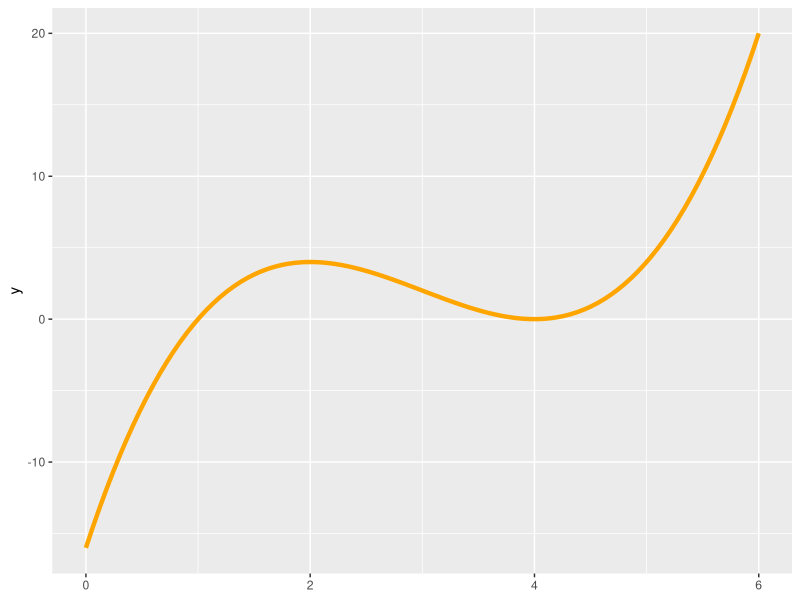
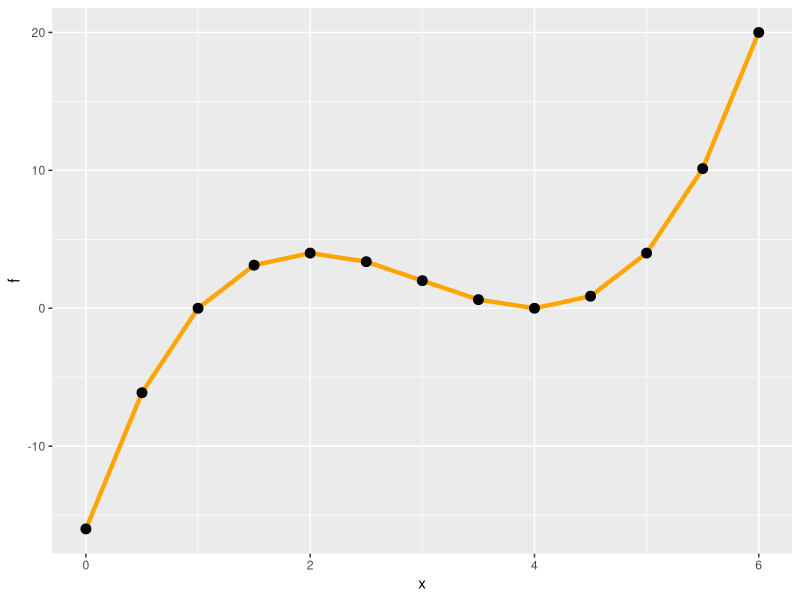
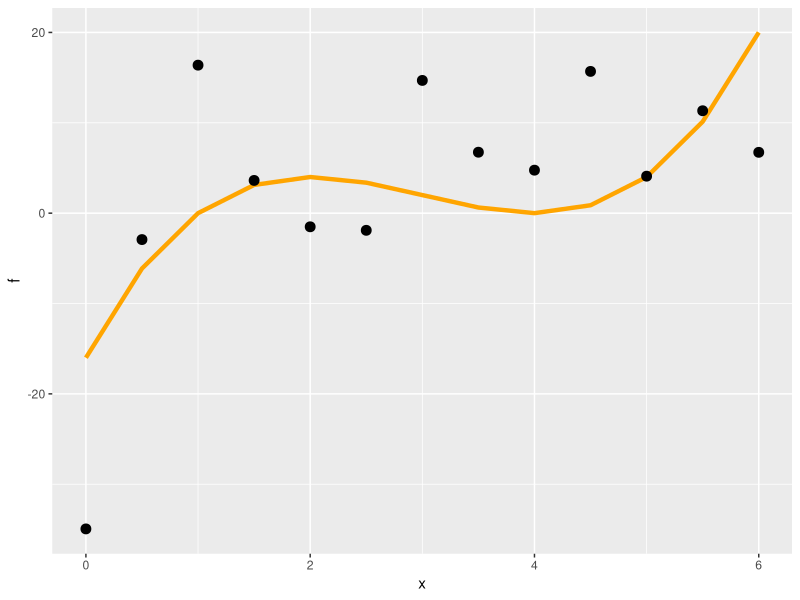
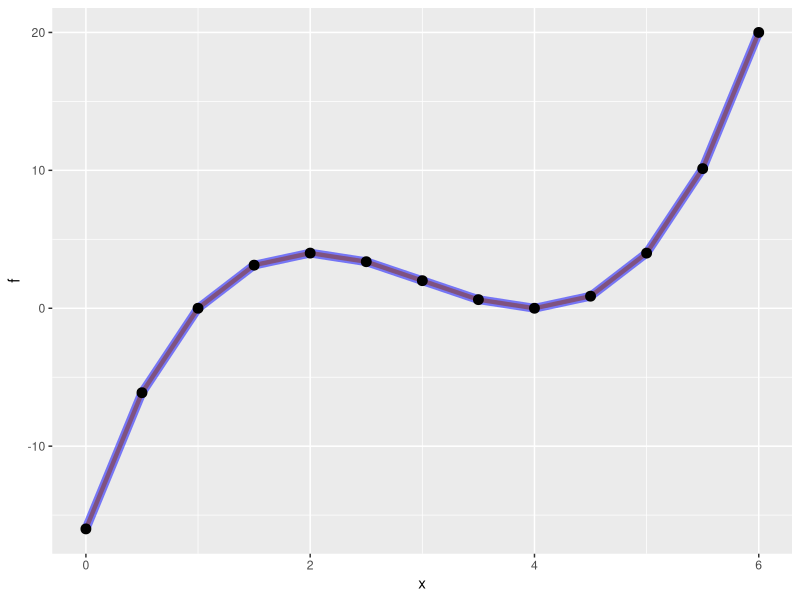
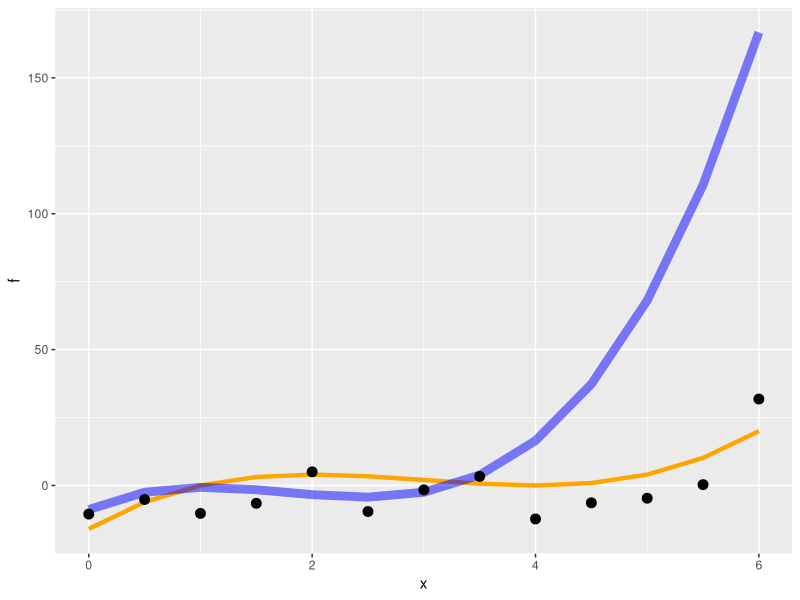
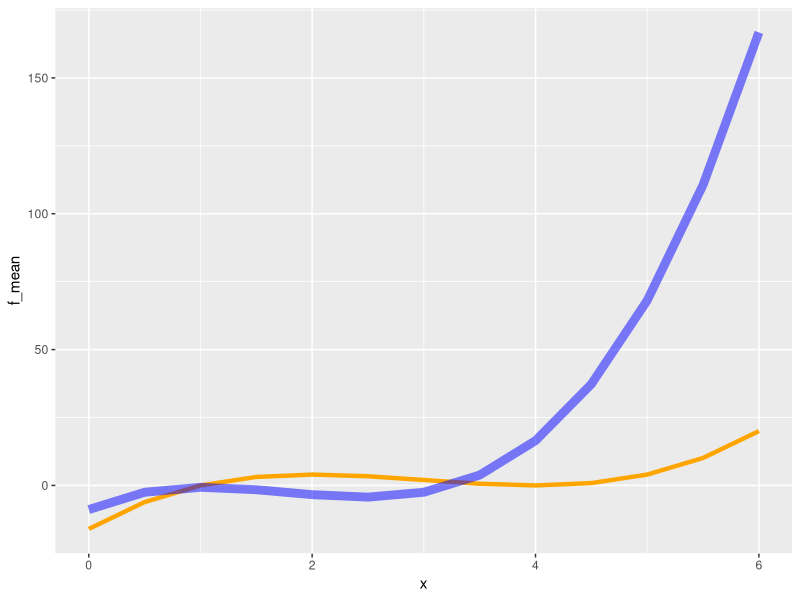

Recreate these plots in R, in order.
## ---- chunk 1
library(tidyverse)
## ---- chunk 2
# Define f, the conditional expectation function (ground truth)
f <- function(x) -16 + 24*x - 9*x^2 + x^3
ggplot() +
  geom_function(fun = f, xlim = c(0, 6), color = "orange", size = 1.5)
## ---- chunk 3
# Define draw, a function that draws a data sample
#   at    A vector of predictors x. If NULL (the default), predictors are drawn randomly between 0 and 6
#   sd    The standard deviation of epsilon
draw <- function(at = NULL, n, sd, fun = f) {
  if (is.null(at)) at <- runif(n = n, min = 0, max = 6) 
  tibble(x = at,
         f = f(x),
         epsilon = rnorm(n = length(x), mean = 0, sd = sd),
         y = f(x) + epsilon)
}
## ---- chunk 4
# `draw` mode 1: draw a sample of 5 observations, using random values of x
df <- draw(at = NULL, 5, 0)
df
## ---- chunk 5
# `draw` mode 2: draw a sample where the predictors are fixed at values from 0 to 6 in increments of 0.5
df2 <- draw(s <- seq(0,6,by=0.5),length(s), 10)
df2
## ---- chunk 6
# Plot f and y with a data sample of size 10, no noise (sd = 0)
df3 <- draw(s <- seq(0,6,by=0.5),length(s), 0)
df3

ggplot(data=df3) +
  geom_line(aes(x=x, y=f), color = 'orange', size = 1.5)+
  geom_point(aes(x=x, y=y), color = 'black', size = 3)
## ---- chunk 7
# Plot f and y with a data sample of size 10, more noise (sd = 10)
df4 <- draw(s <- seq(0,6,by=0.5),length(s), 10)
df4

ggplot(data=df4) +
  geom_line(aes(x=x, y=f), color = 'orange', size = 1.5)+
  geom_point(aes(x=x, y=y), color = 'black', size = 3)
## ---- chunk 8
# Define f_hat, the machine learning algorithm. 
# Output
#   A data frame consisting of x from test_data and the corresponding predictions y_hat = f_hat(x)
f_hat <- function(test_data, training_data, deg) {
  y_hat <- lm(y ~ poly(x, degree = deg, raw = TRUE), data = training_data) %>% 
    predict.lm(newdata = test_data)
  mutate(test_data, y_hat = y_hat)
}
## ---- chunk 9
# Plot f with a training data and test data predictions
sd <- 0
test_data <- draw(s <- seq(0,6,by=0.5),length(s), 0)
training_data <- draw(at = NULL, 5, 0)
deg <- 3

df6 <- f_hat(test_data, training_data, deg)

ggplot(data=df6) +
  geom_line(aes(x=x, y=f), color = 'orange', size = 1.5)+
  geom_line(aes(x=x, y=y_hat), color = 'blue', size = 3, alpha = 0.5)+
  geom_point(aes(x=x, y=y), color = 'black', size = 3)
## ---- chunk 10
# Plot f with a training data and test data predictions
sd <- 10
test_data <- draw(s <- seq(0,6,by=0.5),length(s), 10)
training_data <- draw(at = NULL, 5, 10)
deg <- 3

df6 <- f_hat(test_data, training_data, deg)

ggplot(data=df6) +
  geom_line(aes(x=x, y=f), color = 'orange', size = 1.5)+
  geom_line(aes(x=x, y=y_hat), color = 'blue', size = 3, alpha = 0.5)+
  geom_point(aes(x=x, y=y), color = 'black', size = 3)

## ---- chunk 11
# How many iterations (start with 2 iterations, then increase to 1,000 once the code is working)
iters <- 1000

# Create an empty list to store the output from each iteration of the for loop
f_hat_list <- vector("list", iters)

for (i in 1:iters) {
  f_hat_list[[i]] <- df6
}

## ---- chunk 12
f_hat_sum <- bind_rows(f_hat_list) %>%
 group_by(x) %>%
  summarise(y_hat_mean = mean(y_hat), f_mean = mean(f), mse = mean((f-y_hat)^2), noise = mean((epsilon)^2), variance = var(y_hat), bias_squared = mse - noise - variance)

f_hat_sum
## ---- chunk 13
ggplot(data=f_hat_sum) +
  geom_line(aes(x=x, y=f_mean), color = 'orange', size = 1.5)+
  geom_line(aes(x=x, y=y_hat_mean), color = 'blue', size = 3, alpha = 0.5)
## ---- chunk 14
# Average MSE when estimating f as a cubic function of x
iters <- 1000

deg <- 3
f_hat_list <- vector("list", iters)

for (i in 1:iters) {
  f_hat_list[[i]] = f_hat(test_data, training_data, deg)
}

f_hat_sum_deg3 <- bind_rows(f_hat_list) %>%
  group_by(x) %>%
  summarise(y_hat_mean = mean(y_hat), f_mean = mean(f), mse = mean((f-y_hat)^2), noise =  mean(epsilon)^2,  variance = var(y_hat), bias_squared = mse - noise - variance)

f_hat_sum_deg3

# Average MSE when estimating f as a simple linear function of x
deg <- 1
f_hat_list <- vector("list", iters)

for (i in 1:iters) {
  f_hat_list[[i]] = f_hat(test_data, training_data, 1)
}

f_hat_sum_deg1 <- bind_rows(f_hat_list) %>%
  group_by(x) %>%
  summarise(y_hat_mean = mean(y_hat), f_mean = mean(f), mse = mean((f-y_hat)^2), noise =  mean(epsilon)^2, variance = var(y_hat), bias_squared = mse - noise - variance)

f_hat_sum_deg1

